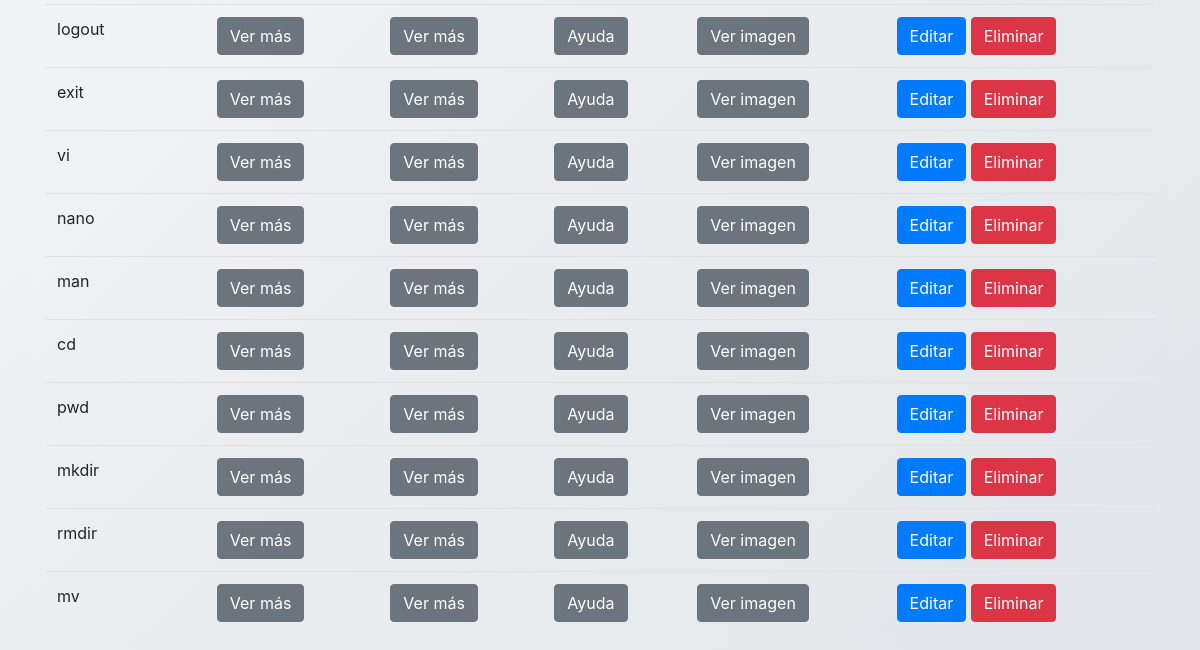
Page /App/Views/Linux_command/index.php?page=commands (lower part) on the earlier database version.
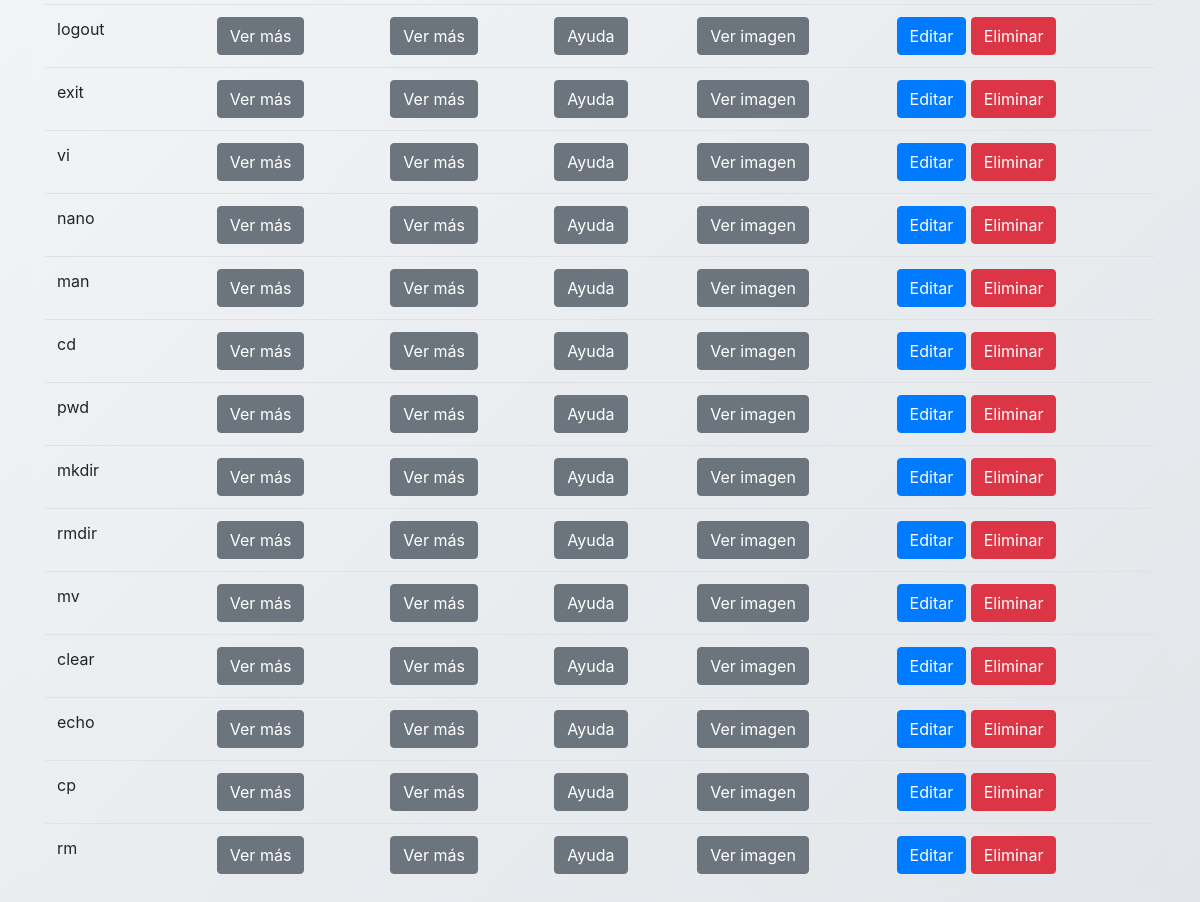
Same page on the later database version.
### tables this page shows
CREATE TABLE `linux_commands` (
  `id` int(11) NOT NULL,
  `command` text NOT NULL,
  `description` text NOT NULL,
  `ayuda` varchar(255) NOT NULL,
  `imagen` varchar(255) NOT NULL,
  `ejemplo` text NOT NULL
);

### App/Controllers/commandController.php (called while the page is built, shortened)
<?php
class CommandController {
    private $db;
    public function __construct($db) {
        $this->db = $db;
    }
    public function getAllCommands() {
        $query = "SELECT * FROM linux_commands";
        $result = $this->db->query($query);
        return $result->fetchAll(PDO::FETCH_ASSOC);
    }
}
?>

### App/Views/Linux_command/index.php (the view, shortened to what this page needs)
<?php
require_once __DIR__ . '/../../../config/database.php';
require_once __DIR__ . '/../../controllers/commandController.php';
try {
    $db = new PDO($dsn, $usuario, $contraseña);
    $db->setAttribute(PDO::ATTR_ERRMODE, PDO::ERRMODE_EXCEPTION);
} catch (PDOException $e) {
    die("Error al conectar a la base de datos: " . $e->getMessage());
}
$commandController = new CommandController($db);
$commands = $commandController->getAllCommands();
?>
<!DOCTYPE html>
<html>
<head>
    <link href="https://maxcdn.bootstrapcdn.com/bootstrap/4.5.2/css/bootstrap.min.css" rel="stylesheet">
</head>
<body class="fondo-elegante">
<div class="container fondo-elegante">
    <table id="commandTable" class="table">
        <tbody>
        <?php foreach ($commands as $command): ?>
            <tr>
                <td class="long-text"><?php echo $command['command']; ?></td>
                <td class="long-text">
                    <a class="btn btn-secondary" href="#" onclick="mostrarDescripcion(<?php echo $command['id']; ?>)">Ver más</a>
                </td>
                <td class="long-text">
                    <a class="btn btn-secondary" href="#" onclick="mostrarEjemplo(<?php echo $command['id']; ?>)">Ver más</a>
                </td>
                <td class="long-text">
                    <a class="btn btn-secondary" href="<?php echo $command['ayuda']; ?>" target="_blank">Ayuda</a>
                </td>
                <td class="long-text">
                    <a class="btn btn-secondary" href="#" onclick="mostrarImagen(<?php echo $command['id']; ?>)">Ver imagen</a>
                </td>
                <td>
                    <a class="btn btn-primary" href="edit.php?id=<?php echo $command['id']; ?>">Editar</a>
                    <a class="btn btn-danger" href="javascript:void(0);" onclick="eliminarComando(<?php echo $command['id']; ?>)">Eliminar</a>
                </td>
            </tr>
        <?php endforeach; ?>
        </tbody>
    </table>
</div>
</body>
</html>

### App/Views/Linux_command/index.php (style rules this page uses)
body { background-color: #f8f9fa; background-image: url('https://www.transparenttextures.com/patterns/dark-dots.png'); }
.fondo-elegante { background-color: #f8f9fa; background-image: linear-gradient(135deg, #ffffff 0%, #e2e6ea 100%); }

Differences in the rows shown:
added linux_commands: command "clear"
added linux_commands: command "echo"
added linux_commands: command "cp"
added linux_commands: command "rm"
